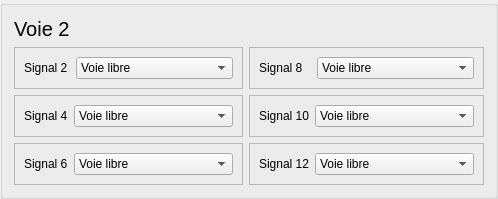
         <widget class="QGroupBox" name="groupBox_10">
          <property name="title">
           <string/>
          </property>
          <layout class="QGridLayout" name="gridLayout_38">
           <item row="3" column="1">
            <widget class="QFrame" name="frame_104">
             <property name="frameShape">
              <enum>QFrame::Shape::StyledPanel</enum>
             </property>
             <property name="frameShadow">
              <enum>QFrame::Shadow::Raised</enum>
             </property>
             <layout class="QGridLayout" name="gridLayout_103">
              <item row="0" column="0">
               <widget class="QLabel" name="label_104">
                <property name="text">
                 <string>Signal 10</string>
                </property>
               </widget>
              </item>
              <item row="0" column="1">
               <widget class="QComboBox" name="comboSig10">
                <item>
                 <property name="text">
                  <string>Voie libre</string>
                 </property>
                </item>
                <item>
                 <property name="text">
                  <string>Avertissement</string>
                 </property>
                </item>
                <item>
                 <property name="text">
                  <string>Sémaphore</string>
                 </property>
                </item>
                <item>
                 <property name="text">
                  <string>Carré</string>
                 </property>
                </item>
                <item>
                 <property name="text">
                  <string>Ralentissement</string>
                 </property>
                </item>
                <item>
                 <property name="text">
                  <string>Rappel Ralentissement</string>
                 </property>
                </item>
                <item>
                 <property name="text">
                  <string>Inactif</string>
                 </property>
                </item>
               </widget>
              </item>
             </layout>
            </widget>
           </item>
           <item row="4" column="1">
            <widget class="QFrame" name="frame_107">
             <property name="frameShape">
              <enum>QFrame::Shape::StyledPanel</enum>
             </property>
             <property name="frameShadow">
              <enum>QFrame::Shadow::Raised</enum>
             </property>
             <layout class="QGridLayout" name="gridLayout_106">
              <item row="0" column="0">
               <widget class="QLabel" name="label_107">
                <property name="text">
                 <string>Signal 12</string>
                </property>
               </widget>
              </item>
              <item row="0" column="1">
               <widget class="QComboBox" name="comboSig12">
                <item>
                 <property name="text">
                  <string>Voie libre</string>
                 </property>
                </item>
                <item>
                 <property name="text">
                  <string>Avertissement</string>
                 </property>
                </item>
                <item>
                 <property name="text">
                  <string>Sémaphore</string>
                 </property>
                </item>
                <item>
                 <property name="text">
                  <string>Carré</string>
                 </property>
                </item>
                <item>
                 <property name="text">
                  <string>Rappel Ralentissement</string>
                 </property>
                </item>
                <item>
                 <property name="text">
                  <string>Inactif</string>
                 </property>
                </item>
               </widget>
              </item>
             </layout>
            </widget>
           </item>
           <item row="3" column="0">
            <widget class="QFrame" name="frame_103">
             <property name="frameShape">
              <enum>QFrame::Shape::StyledPanel</enum>
             </property>
             <property name="frameShadow">
              <enum>QFrame::Shadow::Raised</enum>
             </property>
             <layout class="QGridLayout" name="gridLayout_102">
              <item row="0" column="1">
               <widget class="QComboBox" name="comboSig4">
                <item>
                 <property name="text">
                  <string>Voie libre</string>
                 </property>
                </item>
                <item>
                 <property name="text">
                  <string>Avertissement</string>
                 </property>
                </item>
                <item>
                 <property name="text">
                  <string>Sémaphore</string>
                 </property>
                </item>
                <item>
                 <property name="text">
                  <string>Carré</string>
                 </property>
                </item>
                <item>
                 <property name="text">
                  <string>Ralentissement</string>
                 </property>
                </item>
                <item>
                 <property name="text">
                  <string>Rappel Ralentissement</string>
                 </property>
                </item>
                <item>
                 <property name="text">
                  <string>Inactif</string>
                 </property>
                </item>
               </widget>
              </item>
              <item row="0" column="0">
               <widget class="QLabel" name="label_103">
                <property name="text">
                 <string>Signal 4</string>
                </property>
               </widget>
              </item>
             </layout>
            </widget>
           </item>
           <item row="2" column="0">
            <widget class="QFrame" name="frame_102">
             <property name="frameShape">
              <enum>QFrame::Shape::StyledPanel</enum>
             </property>
             <property name="frameShadow">
              <enum>QFrame::Shadow::Raised</enum>
             </property>
             <layout class="QGridLayout" name="gridLayout_101">
              <item row="0" column="0">
               <widget class="QLabel" name="label_102">
                <property name="text">
                 <string>Signal 2</string>
                </property>
               </widget>
              </item>
              <item row="0" column="1">
               <widget class="QComboBox" name="comboSig2">
                <property name="minimumSize">
                 <size>
                  <width>157</width>
                  <height>0</height>
                 </size>
                </property>
                <item>
                 <property name="text">
                  <string>Voie libre</string>
                 </property>
                </item>
                <item>
                 <property name="text">
                  <string>Avertissement</string>
                 </property>
                </item>
                <item>
                 <property name="text">
                  <string>Sémaphore</string>
                 </property>
                </item>
                <item>
                 <property name="text">
                  <string>Ralentissement</string>
                 </property>
                </item>
                <item>
                 <property name="text">
                  <string>Inactif</string>
                 </property>
                </item>
               </widget>
              </item>
             </layout>
            </widget>
           </item>
           <item row="4" column="0">
            <widget class="QFrame" name="frame_105">
             <property name="frameShape">
              <enum>QFrame::Shape::StyledPanel</enum>
             </property>
             <property name="frameShadow">
              <enum>QFrame::Shadow::Raised</enum>
             </property>
             <layout class="QGridLayout" name="gridLayout_104">
              <item row="0" column="0">
               <widget class="QLabel" name="label_105">
                <property name="text">
                 <string>Signal 6</string>
                </property>
               </widget>
              </item>
              <item row="0" column="1">
               <widget class="QComboBox" name="comboSig6">
                <item>
                 <property name="text">
                  <string>Voie libre</string>
                 </property>
                </item>
                <item>
                 <property name="text">
                  <string>Avertissement</string>
                 </property>
                </item>
                <item>
                 <property name="text">
                  <string>Sémaphore</string>
                 </property>
                </item>
                <item>
                 <property name="text">
                  <string>Carré</string>
                 </property>
                </item>
                <item>
                 <property name="text">
                  <string>Rappel Ralentissement</string>
                 </property>
                </item>
                <item>
                 <property name="text">
                  <string>Inactif</string>
                 </property>
                </item>
               </widget>
              </item>
             </layout>
            </widget>
           </item>
           <item row="2" column="1">
            <widget class="QFrame" name="frame_106">
             <property name="frameShape">
              <enum>QFrame::Shape::StyledPanel</enum>
             </property>
             <property name="frameShadow">
              <enum>QFrame::Shadow::Raised</enum>
             </property>
             <layout class="QGridLayout" name="gridLayout_105">
              <item row="0" column="0">
               <widget class="QLabel" name="label_106">
                <property name="text">
                 <string>Signal 8</string>
                </property>
               </widget>
              </item>
              <item row="0" column="1">
               <widget class="QComboBox" name="comboSig8">
                <property name="minimumSize">
                 <size>
                  <width>157</width>
                  <height>0</height>
                 </size>
                </property>
                <item>
                 <property name="text">
                  <string>Voie libre</string>
                 </property>
                </item>
                <item>
                 <property name="text">
                  <string>Avertissement</string>
                 </property>
                </item>
                <item>
                 <property name="text">
                  <string>Sémaphore</string>
                 </property>
                </item>
                <item>
                 <property name="text">
                  <string>Ralentissement</string>
                 </property>
                </item>
                <item>
                 <property name="text">
                  <string>Inactif</string>
                 </property>
                </item>
               </widget>
              </item>
             </layout>
            </widget>
           </item>
           <item row="0" column="0" colspan="2">
            <widget class="QLabel" name="label_40">
             <property name="font">
              <font>
               <pointsize>15</pointsize>
              </font>
             </property>
             <property name="text">
              <string>Voie 2</string>
             </property>
            </widget>
           </item>
          </layout>
         </widget>
